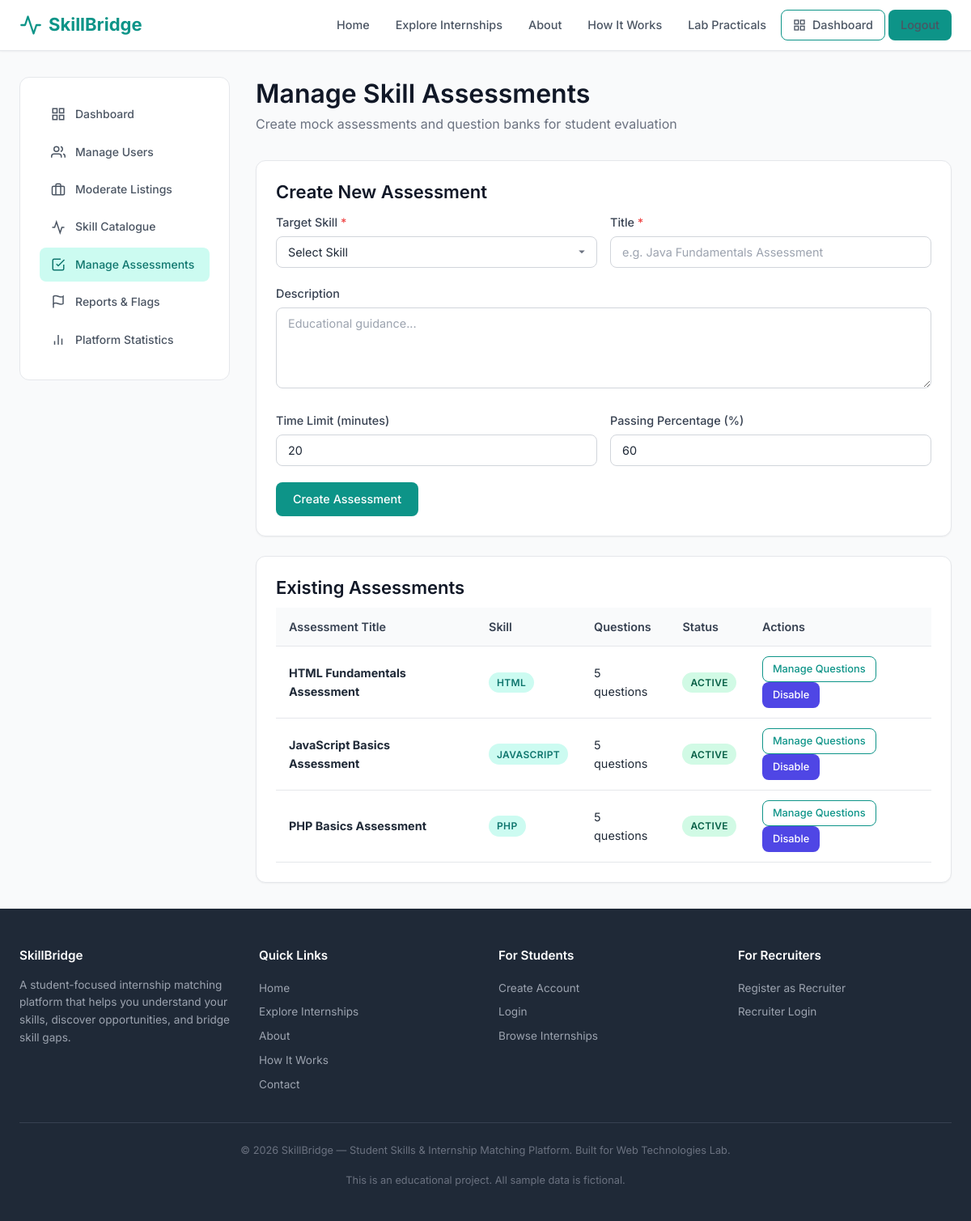
The app's page /admin/assessments.php (signed in) with its own data.
### tables this page shows
CREATE TABLE assessments (
    id INT AUTO_INCREMENT PRIMARY KEY,
    skill_id INT NOT NULL,
    title VARCHAR(200) NOT NULL,
    description TEXT DEFAULT NULL,
    time_limit_minutes INT DEFAULT 30,
    pass_percentage INT DEFAULT 60,
    is_active TINYINT(1) DEFAULT 1,
    created_at TIMESTAMP DEFAULT CURRENT_TIMESTAMP,
    FOREIGN KEY (skill_id) REFERENCES skills(id) ON DELETE CASCADE
);

CREATE TABLE skills (
    id INT AUTO_INCREMENT PRIMARY KEY,
    category_id INT NOT NULL,
    name VARCHAR(100) NOT NULL,
    description VARCHAR(255) DEFAULT NULL,
    UNIQUE KEY uk_name (name),
    FOREIGN KEY (category_id) REFERENCES skill_categories(id) ON DELETE CASCADE,
    INDEX idx_category (category_id)
);

### includes/functions.php (called while the page is built, shortened)
<?php
function e(?string $str): string {
    return htmlspecialchars($str ?? '', ENT_QUOTES, 'UTF-8');
}

### admin/assessments.php (the view, shortened to what this page needs)
<?php
require_once __DIR__ . '/../includes/functions.php';
$db = getDB();
$selectedAssessmentId = (int)($_GET['assessment_id'] ?? 0);
$assessments = $db->query('SELECT a.*, s.name AS skill_name, (SELECT COUNT(*) FROM assessment_questions WHERE assessment_id=a.id) AS q_count FROM assessments a JOIN skills s ON s.id = a.skill_id ORDER BY a.created_at DESC')->fetchAll();
$activeQuestions = [];
$currentAssessment = null;
include __DIR__ . '/../includes/header.php';
?>
<div class="main-content">
<div class="container">
    <div class="dashboard-layout">
        <?php include __DIR__ . '/sidebar.php'; ?>
        <div>
            <div class="page-header">
                <h1>Manage Skill Assessments</h1>
                <p>Create mock assessments and question banks for student evaluation</p>
            </div>
            <?php if ($selectedAssessmentId && $currentAssessment): ?>
            <a href="/wtproject/admin/assessments.php" class="text-sm text-muted">&larr; Back to all assessments</a>
            <div class="card mt-2 mb-3">
                <div class="d-flex justify-between align-center">
                    <div>
                        <h2><?php echo e($currentAssessment['title']); ?></h2>
                        <span class="badge badge-primary"><?php echo e($currentAssessment['skill_name']); ?></span>
                        <span class="text-sm text-muted ml-2"><?php echo count($activeQuestions); ?> Questions</span>
                    </div>
                </div>
            </div>
            <div class="card mb-3">
                <h3>Add New Question</h3>
                <form method="POST" data-validate>
                    <?php echo csrfField(); ?>
                    <input type="hidden" name="action" value="add_question">
                    <input type="hidden" name="assessment_id" value="<?php echo $selectedAssessmentId; ?>">
                    <div class="form-group">
                        <label>Question Prompt <span class="required">*</span></label>
                        <textarea name="question_text" class="form-control" rows="3" required placeholder="Enter the MCQ question..."></textarea>
                    </div>
                    <div class="form-row">
                        <div class="form-group"><label>Option A <span class="required">*</span></label><input type="text" name="option_a" class="form-control" required></div>
                        <div class="form-group"><label>Option B <span class="required">*</span></label><input type="text" name="option_b" class="form-control" required></div>
                    </div>
                    <div class="form-row">
                        <div class="form-group"><label>Option C</label><input type="text" name="option_c" class="form-control"></div>
                        <div class="form-group"><label>Option D</label><input type="text" name="option_d" class="form-control"></div>
                    </div>
                    <div class="form-row">
                        <div class="form-group">
                            <label>Correct Option <span class="required">*</span></label>
                            <select name="correct_option" class="form-control" required>
                                <option value="a">A</option>
                                <option value="b">B</option>
                                <option value="c">C</option>
                                <option value="d">D</option>
                            </select>
                        </div>
                        <div class="form-group">
                            <label>Difficulty</label>
                            <select name="difficulty" class="form-control">
                                <option value="easy">Easy</option>
                                <option value="medium" selected>Medium</option>
                                <option value="hard">Hard</option>
                            </select>
                        </div>
                        <div class="form-group">
                            <label>Topic / Sub-skill</label>
                            <input type="text" name="topic" class="form-control" placeholder="e.g. Loops, Syntax">
                        </div>
                    </div>
                    <div class="form-group">
                        <label>Explanation</label>
                        <textarea name="explanation" class="form-control" rows="2" placeholder="Educational explanation of why the correct answer is right..."></textarea>
                    </div>
                    <button type="submit" class="btn btn-primary">Add Question</button>
                </form>
            </div>
            <div class="card">
                <h3>Existing Questions (<?php echo count($activeQuestions); ?>)</h3>
                <?php if (empty($activeQuestions)): ?>
                    <p class="text-muted">No questions in this assessment yet.</p>
                <?php else: ?>
                    <?php foreach ($activeQuestions as $idx => $q): ?>
                    <div class="question-card mt-2">
                        <div class="d-flex justify-between align-center mb-1">
                            <span class="question-number">Q<?php echo $idx + 1; ?> (<?php echo ucfirst($q['difficulty']); ?> - <?php echo e($q['topic'] ?: 'General'); ?>)</span>
                            <form method="POST" style="display:inline;" onsubmit="return confirm('Delete question?')">
                                <?php echo csrfField(); ?>
                                <input type="hidden" name="action" value="delete_question">
                                <input type="hidden" name="question_id" value="<?php echo $q['id']; ?>">
                                <input type="hidden" name="assessment_id" value="<?php echo $selectedAssessmentId; ?>">
                                <button type="submit" class="btn btn-sm btn-danger">Delete</button>
                            </form>
                        </div>
                        <p class="question-text"><?php echo e($q['question_text']); ?></p>
                        <div class="text-sm">
                            <p class="<?php echo $q['correct_option']==='a'?'text-success':''; ?>">A: <?php echo e($q['option_a']); ?></p>
                            <p class="<?php echo $q['correct_option']==='b'?'text-success':''; ?>">B: <?php echo e($q['option_b']); ?></p>
                            <?php if ($q['option_c']): ?><p class="<?php echo $q['correct_option']==='c'?'text-success':''; ?>">C: <?php echo e($q['option_c']); ?></p><?php endif; ?>
                            <?php if ($q['option_d']): ?><p class="<?php echo $q['correct_option']==='d'?'text-success':''; ?>">D: <?php echo e($q['option_d']); ?></p><?php endif; ?>
                        </div>
                        <?php if ($q['explanation']): ?>
                        <small class="text-muted"><strong>Explanation:</strong> <?php echo e($q['explanation']); ?></small>
                        <?php endif; ?>
                    </div>
                    <?php endforeach; ?>
                <?php endif; ?>
            </div>
            <?php else: ?>
            <div class="card mb-3">
                <h3>Create New Assessment</h3>
                <form method="POST" data-validate>
                    <div class="form-row">
                        <div class="form-group">
                            <label>Target Skill <span class="required">*</span></label>
                            <select name="skill_id" class="form-control" required>
                                <option value="">Select Skill</option>
                            </select>
                        </div>
                        <div class="form-group">
                            <label>Title <span class="required">*</span></label>
                            <input type="text" name="title" class="form-control" required placeholder="e.g. Java Fundamentals Assessment">
                        </div>
                    </div>
                    <div class="form-group">
                        <label>Description</label>
                        <textarea name="description" class="form-control" rows="2" placeholder="Educational guidance..."></textarea>
                    </div>
                    <div class="form-row">
                        <div class="form-group">
                            <label>Time Limit (minutes)</label>
                            <input type="number" name="time_limit_minutes" class="form-control" value="20">
                        </div>
                        <div class="form-group">
                            <label>Passing Percentage (%)</label>
                            <input type="number" name="pass_percentage" class="form-control" value="60">
                        </div>
                    </div>
                    <button type="submit" class="btn btn-primary">Create Assessment</button>
                </form>
            </div>
            <div class="card">
                <h3>Existing Assessments</h3>
                <div class="table-responsive">
                    <table>
                        <thead>
                            <tr>
                                <th>Assessment Title</th>
                                <th>Skill</th>
                                <th>Questions</th>
                                <th>Status</th>
                                <th>Actions</th>
                            </tr>
                        </thead>
                        <tbody>
                            <?php foreach ($assessments as $a): ?>
                            <tr>
                                <td><strong><?php echo e($a['title']); ?></strong></td>
                                <td><span class="badge badge-primary"><?php echo e($a['skill_name']); ?></span></td>
                                <td><?php echo (int)$a['q_count']; ?> questions</td>
                                <td>
                                    <span class="badge badge-<?php echo $a['is_active']?'success':'secondary'; ?>">
                                        <?php echo $a['is_active'] ? 'Active' : 'Disabled'; ?>
                                    </span>
                                </td>
                                <td>
                                    <a href="/wtproject/admin/assessments.php?assessment_id=<?php echo $a['id']; ?>" class="btn btn-sm btn-outline">Manage Questions</a>
                                    <form method="POST" style="display:inline;">
                                        <button type="submit" class="btn btn-sm btn-secondary"><?php echo $a['is_active']?'Disable':'Enable'; ?></button>
                                    </form>
                                </td>
                            </tr>
                            <?php endforeach; ?>
                        </tbody>
                    </table>
                </div>
            </div>
            <?php endif; ?>
        </div>
    </div>
</div>
</div>
<?php include __DIR__ . '/../includes/footer.php'; ?>

### assets/css/style.css (style rules this page uses)
:root { --primary: #0d9488; --primary-dark: #0f766e; --primary-light: #ccfbf1; --secondary: #4f46e5; --secondary-light: #e0e7ff; --accent: #f59e0b; --success: #10b981; --danger: #ef4444; --warning: #f59e0b; --info: #3b82f6; --purple: #8b5cf6; --gray-50: #f9fafb; --gray-100: #f3f4f6; --gray-200: #e5e7eb; --gray-300: #d1d5db; --gray-400: #9ca3af; --gray-500: #6b7280; --gray-600: #4b5563; --gray-700: #374151; --gray-800: #1f2937; --gray-900: #111827; --white: #ffffff; --font-sans: 'Inter', -apple-system, BlinkMacSystemFont, 'Segoe UI', Roboto, sans-serif; --font-mono: 'Fira Code', 'Consolas', monospace; --shadow-sm: 0 1px 2px 0 rgba(0,0,0,0.05); --shadow: 0 1px 3px 0 rgba(0,0,0,0.1), 0 1px 2px -1px rgba(0,0,0,0.1); --shadow-md: 0 4px 6px -1px rgba(0,0,0,0.1), 0 2px 4px -2px rgba(0,0,0,0.1); --shadow-lg: 0 10px 15px -3px rgba(0,0,0,0.1), 0 4px 6px -4px rgba(0,0,0,0.1); --radius: 8px; --radius-lg: 12px; --transition: all 0.2s ease; }
*, *::before, *::after { margin: 0; padding: 0; box-sizing: border-box; }
html { scroll-behavior: smooth; font-size: 16px; }
body { font-family: var(--font-sans); color: var(--gray-800); background-color: var(--gray-50); line-height: 1.6; min-height: 100vh; display: flex; flex-direction: column; }
a { color: var(--primary); text-decoration: none; transition: var(--transition); }
h1, h2, h3, h4, h5, h6 { color: var(--gray-900); font-weight: 600; line-height: 1.3; margin-bottom: 0.5em; }
h1 { font-size: 2rem; }
h3 { font-size: 1.375rem; }
p { margin-bottom: 1rem; }
.container { width: 100%; max-width: 1200px; margin: 0 auto; padding: 0 1.5rem; }
.main-content { flex: 1; padding: 2rem 0; }
.btn { display: inline-flex; align-items: center; gap: 0.5rem; padding: 0.625rem 1.25rem; border: 1px solid transparent; border-radius: var(--radius); font-size: 0.9rem; font-weight: 500; cursor: pointer; transition: var(--transition); text-align: center; text-decoration: none; line-height: 1.4; font-family: inherit; }
.btn-primary { background: var(--primary); color: var(--white); }
.btn-secondary { background: var(--secondary); color: var(--white); }
.btn-outline { background: transparent; color: var(--primary); border-color: var(--primary); }
.btn-sm { padding: 0.375rem 0.75rem; font-size: 0.8rem; }
.card { background: var(--white); border: 1px solid var(--gray-200); border-radius: var(--radius-lg); padding: 1.5rem; box-shadow: var(--shadow-sm); transition: var(--transition); }
.form-group { margin-bottom: 1.25rem; }
.form-group label { display: block; margin-bottom: 0.375rem; font-weight: 500; font-size: 0.9rem; color: var(--gray-700); }
.form-group label .required { color: var(--danger); }
.form-control { width: 100%; padding: 0.625rem 0.875rem; border: 1px solid var(--gray-300); border-radius: var(--radius); font-size: 0.9rem; font-family: inherit; color: var(--gray-800); background: var(--white); transition: var(--transition); }
.form-control::placeholder { color: var(--gray-400); }
select.form-control { appearance: none; background-repeat: no-repeat; background-position: right 0.75rem center; padding-right: 2.5rem; }
textarea.form-control { resize: vertical; min-height: 100px; }
.form-row { display: grid; grid-template-columns: repeat(auto-fit, minmax(240px, 1fr)); gap: 1rem; }
.badge { display: inline-flex; align-items: center; padding: 0.2rem 0.625rem; border-radius: 9999px; font-size: 0.75rem; font-weight: 600; text-transform: uppercase; letter-spacing: 0.03em; }
.badge-primary { background: var(--primary-light); color: var(--primary-dark); }
.badge-success { background: #d1fae5; color: #065f46; }
.table-responsive { overflow-x: auto; -webkit-overflow-scrolling: touch; }
table { width: 100%; border-collapse: collapse; }
th, td { padding: 0.75rem 1rem; text-align: left; border-bottom: 1px solid var(--gray-200); font-size: 0.9rem; }
th { background: var(--gray-50); font-weight: 600; color: var(--gray-700); white-space: nowrap; }
.dashboard-layout { display: grid; grid-template-columns: 260px 1fr; gap: 2rem; min-height: calc(100vh - 140px); }
.sidebar-nav a svg { width: 18px; height: 18px; flex-shrink: 0; }
.page-header { margin-bottom: 2rem; }
.page-header h1 { margin-bottom: 0.25rem; }
.page-header p { color: var(--gray-500); margin-bottom: 0; }
.mb-3 { margin-bottom: 1.5rem; }

### records on screen
assessments: title "HTML Fundamentals Assessment", skill.name "HTML", q_count "5", is_active "ACTIVE"
assessments: title "JavaScript Basics Assessment", skill.name "JAVASCRIPT", q_count "5", is_active "ACTIVE"
assessments: title "PHP Basics Assessment", skill.name "PHP", q_count "5", is_active "ACTIVE"

### other values on screen
$l[1] "Dashboard"
$l[1] "Manage Users"
$l[1] "Moderate Listings"
$l[1] "Skill Catalogue"
$l[1] "Manage Assessments"
$l[1] "Reports & Flags"
$l[1] "Platform Statistics"
